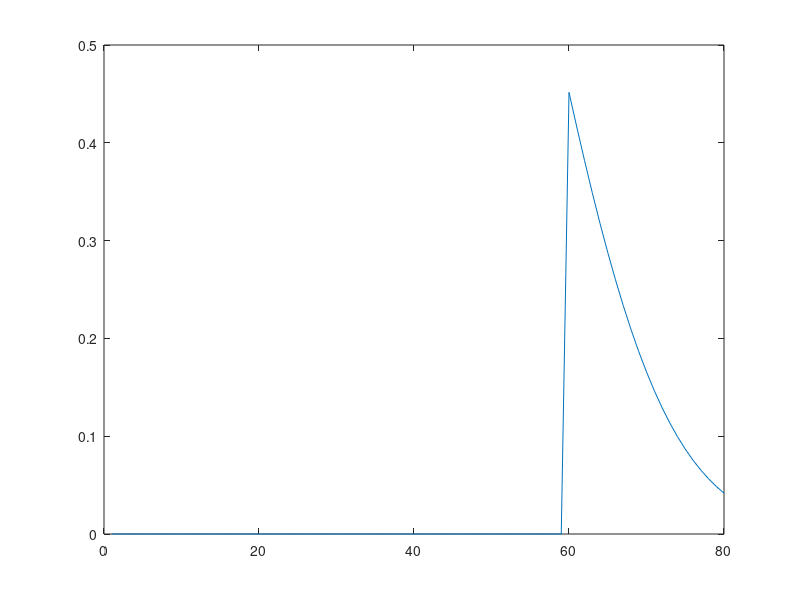

MATLAB code to generate this figure:
% Routine 1.1
p=1/3;                                      % one out of three show up
for n=60:80                               % start with 60 calls
    pk=(1-p)^n                           % this is p(0)
    sum=pk;                                % initialize the sum
    for k=1:19                              % compute p(k) and sum
        pk=(n-k+1)*p*pk/k/(1-p);    % p(k) from p(k-1)
        sum=sum+pk;                    % add in the kth contribution.
    end;
    E(n)=sum;                               % tabulate summations
end;
plot(E)
